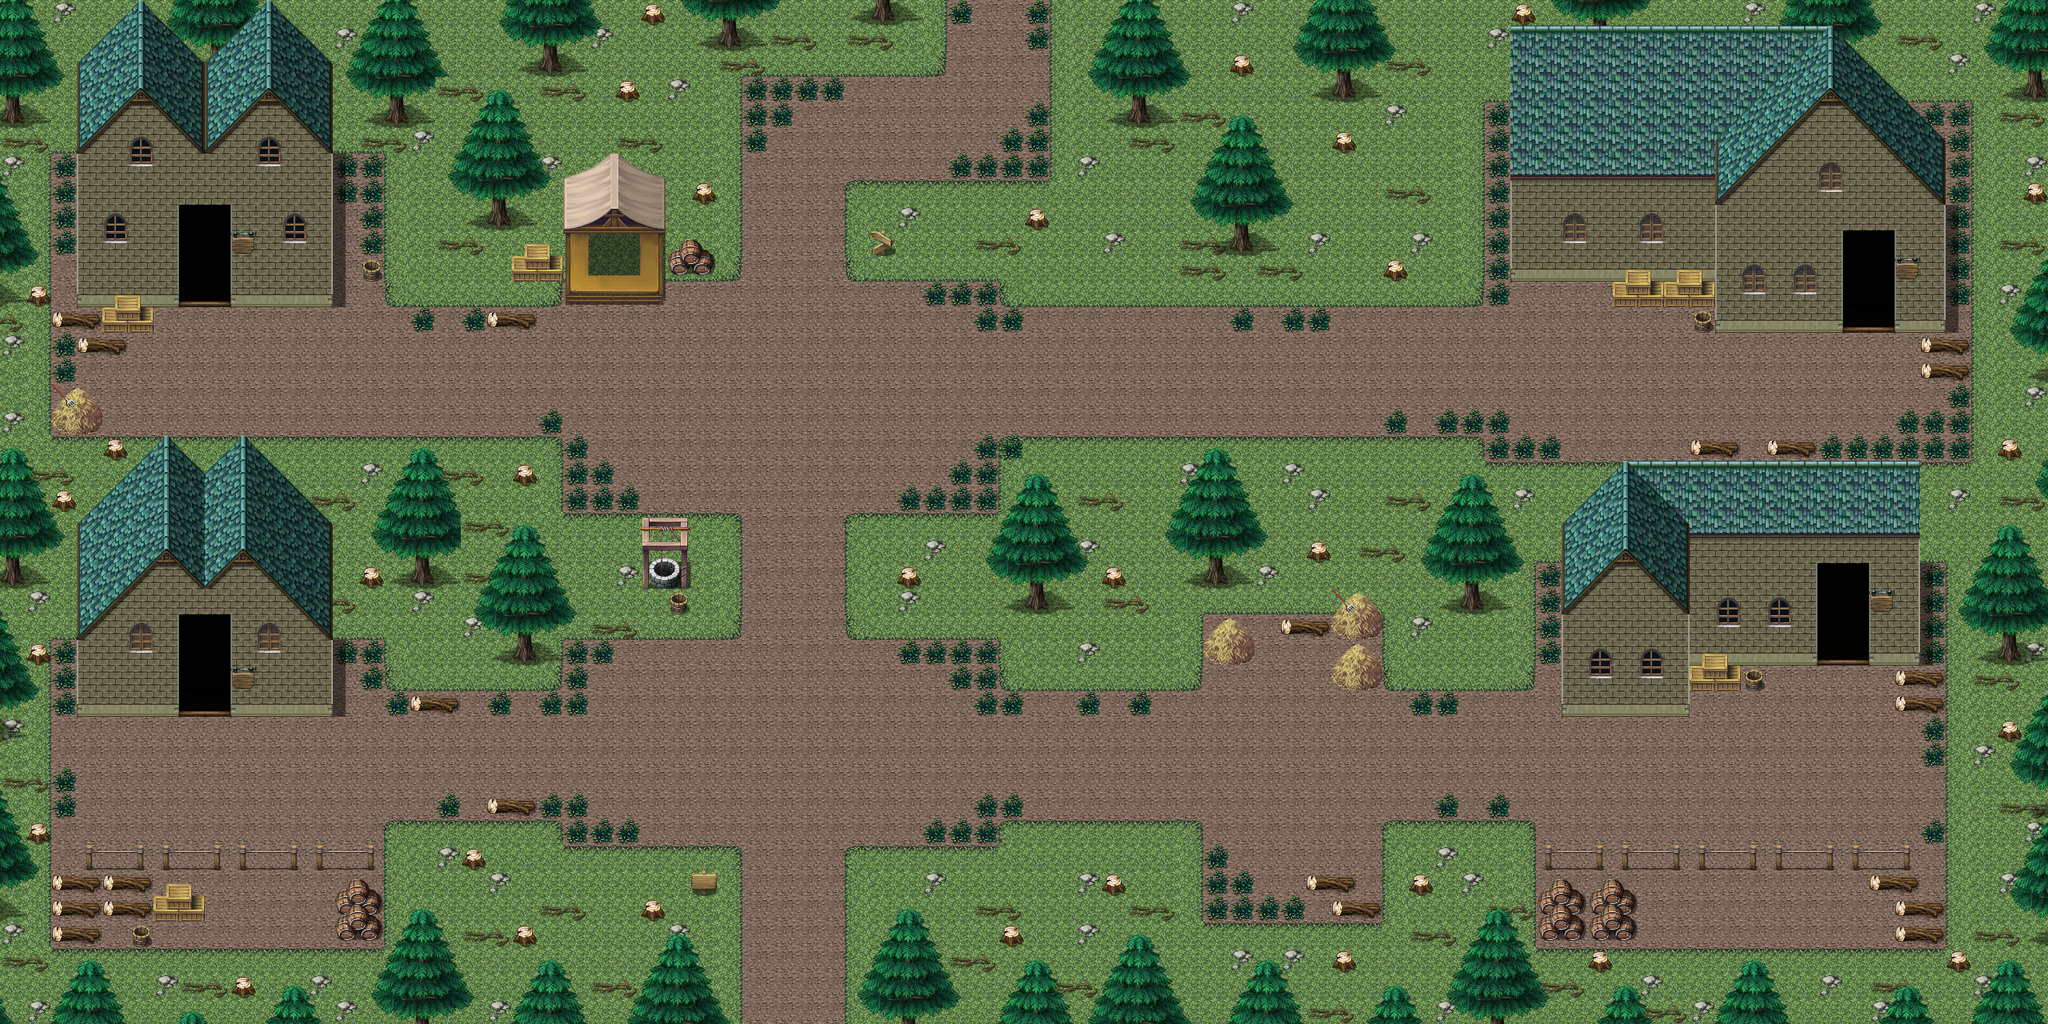

This game map was drawn from its Tiled (.tmx) file and the tilesets committed beside it. A one-line description and the trimmed map source follow:
An orthogonal 80x40 tile map with 32x32 px tiles, 11 tile layers (Tierra, Pasto, HojasRamas, SombraCasas, ...), 7 tilesets and 20 objects.

<map version="1.2" tiledversion="1.2.1" orientation="orthogonal" renderorder="right-down" width="80" height="40" tilewidth="32" tileheight="32" infinite="0" nextlayerid="21" nextobjectid="40">
 <tileset firstgid="1" name="VillageFloorTiles" tilewidth="32" tileheight="32" tilecount="96" columns="8">
  <image source="VillageFloorTiles.png" width="256" height="384" />
  <tile id="1">
   <properties>
    <property name="Material" value="Solido" />
   </properties>
  </tile>
  <tile id="8">
   <properties>
    <property name="Material" value="Solido" />
   </properties>
  </tile>
  <tile id="9">
   <properties>
    <property name="Material" value="Solido" />
   </properties>
  </tile>
  <tile id="10">
   <properties>
    <property name="Material" value="Solido" />
   </properties>
  </tile>
  <tile id="11">
   <properties>
    <property name="Material" value="Solido" />
   </properties>
  </tile>
  <tile id="16">
   <properties>
    <property name="Material" value="Solido" />
   </properties>
  </tile>
  <tile id="17">
   <properties>
    <property name="Material" value="Solido" />
   </properties>
  </tile>
  <tile id="18">
   <properties>
    <property name="Material" value="Solido" />
   </properties>
  </tile>
  <tile id="24">
   <properties>
    <property name="Material" value="Solido" />
   </properties>
  </tile>
  <tile id="25">
   <properties>
    <property name="Material" value="Solido" />
   </properties>
  </tile>
  <tile id="26">
   <properties>
    <property name="Material" value="Solido" />
   </properties>
  </tile>
 </tileset>
 <tileset firstgid="97" name="VillageRoof" tilewidth="32" tileheight="32" tilecount="256" columns="16">
  <image source="VillageRoof.png" width="512" height="512" />
 </tileset>
 <tileset firstgid="353" name="VillageRoof2" tilewidth="32" tileheight="32" tilecount="128" columns="8">
  <image source="VillageRoof2.png" width="256" height="512" />
 </tileset>
 <tileset firstgid="481" name="VillageWalls3" tilewidth="32" tileheight="32" tilecount="256" columns="16">
  <image source="VillageWalls3.png" width="512" height="512" />
  <tile id="10">
   <properties>
    <property name="Material" value="Solido" />
   </properties>
  </tile>
  <tile id="11">
   <properties>
    <property name="Material" value="Solido" />
   </properties>
  </tile>
  <tile id="12">
   <properties>
    <property name="Material" value="Solido" />
   </properties>
  </tile>
  <tile id="13">
   <properties>
    <property name="Material" value="Solido" />
   </properties>
  </tile>
  <tile id="26">
   <properties>
    <property name="Material" value="Solido" />
   </properties>
  </tile>
  <tile id="27">
   <properties>
    <property name="Material" value="Solido" />
   </properties>
  </tile>
  <tile id="28">
   <properties>
    <property name="Material" value="Solido" />
   </properties>
  </tile>
  <tile id="29">
   <properties>
    <property name="Material" value="Solido" />
   </properties>
  </tile>
  <tile id="76">
   <properties>
    <property name="Material" value="Solido" />
   </properties>
  </tile>
  <tile id="77">
   <properties>
    <property name="Material" value="Solido" />
   </properties>
  </tile>
  <tile id="78">
   <properties>
    <property name="Material" value="Solido" />
   </properties>
  </tile>
  <tile id="79">
   <properties>
    <property name="Material" value="Solido" />
   </properties>
  </tile>
  <tile id="92">
   <properties>
    <property name="Material" value="Solido" />
   </properties>
  </tile>
  <tile id="93">
   <properties>
    <property name="Material" value="Solido" />
   </properties>
  </tile>
  <tile id="94">
   <properties>
    <property name="Material" value="Solido" />
   </properties>
  </tile>
  <tile id="95">
   <properties>
    <property name="Material" value="Solido" />
   </properties>
  </tile>
  <tile id="108">
   <properties>
    <property name="Material" value="Solido" />
   </properties>
  </tile>
  <tile id="109">
   <properties>
    <property name="Material" value="Solido" />
   </properties>
  </tile>
  <tile id="110">
   <properties>
    <property name="Material" value="Solido" />
   </properties>
  </tile>
  <tile id="111">
   <properties>
    <property name="Material" value="Solido" />
   </properties>
  </tile>
  <tile id="120">
   <properties>
    <property name="Material" value="Solido" />
   </properties>
  </tile>
  <tile id="121">
   <properties>
    <property name="Material" value="Solido" />
   </properties>
  </tile>
  <tile id="122">
   <properties>
    <property name="Material" value="Solido" />
   </properties>
  </tile>
  <tile id="123">
   <properties>
    <property name="Material" value="Solido" />
   </properties>
  </tile>
  <tile id="124">
   <properties>
    <property name="Material" value="Solido" />
   </properties>
  </tile>
  <tile id="125">
   <properties>
    <property name="Material" value="Solido" />
   </properties>
  </tile>
  <tile id="126">
   <properties>
    <property name="Material" value="Solido" />
   </properties>
  </tile>
  <tile id="127">
   <properties>
    <property name="Material" value="Solido" />
   </properties>
  </tile>
  <tile id="136">
   <properties>
    <property name="Material" value="Solido" />
   </properties>
  </tile>
  <tile id="137">
   <properties>
    <property name="Material" value="Solido" />
   </properties>
  </tile>
  <tile id="138">
   <properties>
    <property name="Material" value="Solido" />
   </properties>
  </tile>
  <tile id="139">
   <properties>
    <property name="Material" value="Solido" />
   </properties>
  </tile>
  <tile id="140">
   <properties>
    <property name="Material" value="Solido" />
   </properties>
  </tile>
  <tile id="141">
   <properties>
    <property name="Material" value="Solido" />
   </properties>
  </tile>
  <tile id="142">
   <properties>
    <property name="Material" value="Solido" />
   </properties>
  </tile>
  <tile id="143">
   <properties>
    <property name="Material" value="Solido" />
   </properties>
  </tile>
  <tile id="152">
   <properties>
    <property name="Material" value="Solido" />
   </properties>
  </tile>
  <tile id="153">
   <properties>
    <property name="Material" value="Solido" />
   </properties>
  </tile>
  <tile id="154">
   <properties>
    <property name="Material" value="Solido" />
   </properties>
  </tile>
  <tile id="155">
   <properties>
    <property name="Material" value="Solido" />
   </properties>
  </tile>
  <tile id="156">
   <properties>
    <property name="Material" value="Solido" />
   </properties>
  </tile>
  <tile id="157">
   <properties>
    <property name="Material" value="Solido" />
   </properties>
  </tile>
  <tile id="158">
   <properties>
    <property name="Material" value="Solido" />
   </properties>
  </tile>
  <tile id="159">
   <properties>
    <property name="Material" value="Solido" />
   </properties>
  </tile>
  <tile id="162">
   <properties>
    <property name="Material" value="Solido" />
   </properties>
  </tile>
  <tile id="163">
   <properties>
    <property name="Material" value="Solido" />
   </properties>
  </tile>
  <tile id="170">
   <properties>
    <property name="Material" value="Solido" />
   </properties>
  </tile>
  <tile id="171">
   <properties>
    <property name="Material" value="Solido" />
   </properties>
  </tile>
  <tile id="173">
   <properties>
    <property name="Material" value="Solido" />
   </properties>
  </tile>
  <tile id="174">
   <properties>
    <property name="Material" value="Solido" />
   </properties>
  </tile>
  <tile id="175">
   <properties>
    <property name="Material" value="Solido" />
   </properties>
  </tile>
  <tile id="176">
   <properties>
    <property name="Material" value="Solido" />
   </properties>
  </tile>
  <tile id="177">
   <properties>
    <property name="Material" value="Solido" />
   </properties>
  </tile>
  <tile id="178">
   <properties>
    <property name="Material" value="Solido" />
   </properties>
  </tile>
  <tile id="179">
   <properties>
    <property name="Material" value="Solido" />
   </properties>
  </tile>
  <tile id="186">
   <properties>
    <property name="Material" value="Solido" />
   </properties>
  </tile>
  <tile id="187">
   <properties>
    <property name="Material" value="Solido" />
   </properties>
  </tile>
  <tile id="188">
   <properties>
    <property name="Material" value="Solido" />
   </properties>
  </tile>
  <tile id="192">
   <properties>
    <property name="Material" value="Solido" />
   </properties>
  </tile>
  <tile id="193">
   <properties>
    <property name="Material" value="Solido" />
   </properties>
  </tile>
  <tile id="194">
   <properties>
    <property name="Material" value="Solido" />
   </properties>
  </tile>
  <tile id="195">
   <properties>
    <property name="Material" value="Solido" />
   </properties>
  </tile>
  <tile id="203">
   <properties>
    <property name="Material" value="Solido" />
   </properties>
  </tile>
  <tile id="204">
   <properties>
    <property name="Material" value="Solido" />
   </properties>
  </tile>
 </tileset>
 <tileset firstgid="737" name="Props2" tilewidth="32" tileheight="32" tilecount="256" columns="16">
  <image source="Props2.png" width="512" height="512" />
  <tile id="13">
   <properties>
    <property name="Material" value="Solido" />
   </properties>
  </tile>
  <tile id="14">
   <properties>
    <property name="Material" value="Solido" />
   </properties>
  </tile>
  <tile id="15">
   <properties>
    <property name="Material" value="Solido" />
   </properties>
  </tile>
 </tileset>
 <tileset firstgid="993" name="VillageWalls5" tilewidth="32" tileheight="32" tilecount="288" columns="24">
  <image source="VillageWalls5.png" width="768" height="384" />
  <tile id="216">
   <properties>
    <property name="Material" value="Solido" />
   </properties>
  </tile>
  <tile id="217">
   <properties>
    <property name="Material" value="Solido" />
   </properties>
  </tile>
  <tile id="218">
   <properties>
    <property name="Material" value="Solido" />
   </properties>
  </tile>
  <tile id="240">
   <properties>
    <property name="Material" value="Solido" />
   </properties>
  </tile>
  <tile id="241">
   <properties>
    <property name="Material" value="Solido" />
   </properties>
  </tile>
  <tile id="242">
   <properties>
    <property name="Material" value="Solido" />
   </properties>
  </tile>
  <tile id="264">
   <properties>
    <property name="Material" value="Solido" />
   </properties>
  </tile>
  <tile id="265">
   <properties>
    <property name="Material" value="Solido" />
   </properties>
  </tile>
  <tile id="266">
   <properties>
    <property name="Material" value="Solido" />
   </properties>
  </tile>
 </tileset>
 <tileset firstgid="1281" name="Props1" tilewidth="32" tileheight="32" tilecount="256" columns="16">
  <image source="Props1.png" width="512" height="512" />
 </tileset>
 <layer id="1" name="Tierra" width="80" height="40">
  <data>[3200 cells, 3200 non-empty, 1 distinct tile ids]</data>
 </layer>
 <layer id="2" name="Pasto" width="80" height="40">
  <data>[3200 cells, 1663 non-empty, 6 distinct tile ids]</data>
 </layer>
 <layer id="3" name="HojasRamas" width="80" height="40">
  <data>[3200 cells, 249 non-empty, 3 distinct tile ids]</data>
 </layer>
 <layer id="4" name="SombraCasas" width="80" height="40">
  <data>[3200 cells, 18 non-empty, 1 distinct tile ids]</data>
 </layer>
 <layer id="5" name="Arboles" width="80" height="40">
  <data>[3200 cells, 734 non-empty, 30 distinct tile ids]</data>
 </layer>
 <layer id="6" name="Props1" width="80" height="40">
  <data>[3200 cells, 149 non-empty, 28 distinct tile ids]</data>
 </layer>
 <layer id="7" name="CasasPuesto" width="80" height="40">
  <data>[3200 cells, 365 non-empty, 32 distinct tile ids]</data>
 </layer>
 <layer id="8" name="Props2" width="80" height="40">
  <data>[3200 cells, 38 non-empty, 10 distinct tile ids]</data>
 </layer>
 <layer id="9" name="PuertasVentanas" width="80" height="40">
  <data>[3200 cells, 62 non-empty, 6 distinct tile ids]</data>
 </layer>
 <layer id="10" name="Techos2" width="80" height="40">
  <data>[3200 cells, 103 non-empty, 6 distinct tile ids]</data>
 </layer>
 <layer id="11" name="Techos1" width="80" height="40">
  <data>[3200 cells, 187 non-empty, 27 distinct tile ids]</data>
 </layer>
 <objectgroup id="12" name="NPC">
  <object id="3" x="831.5" y="256.5" width="67" height="127.5" />
 </objectgroup>
 <objectgroup id="13" name="Comida">
  <object id="1" x="737" y="319" width="63" height="32" />
 </objectgroup>
 <objectgroup id="14" name="Documento" />
 <objectgroup id="15" name="Puertas">
  <object id="5" x="223.5" y="256.5" width="64.5" height="126.5" />
  <object id="7" x="223.75" y="768.25" width="64" height="127.25" />
  <object id="9" x="2271.82" y="704" width="64.7273" height="128" />
  <object id="11" x="2304" y="288" width="63.5" height="127.25" />
 </objectgroup>
 <objectgroup id="16" name="1V4N" />
 <objectgroup id="17" name="Object Layer 6">
  <object id="15" x="630.108" y="413.92" width="73.8202" height="68.5473" />
  <object id="16" x="2095.97" y="437.648" width="65.9109" height="52.7287" />
  <object id="17" x="287.371" y="949.117" width="55.3651" height="58.0016" />
  <object id="18" x="2140.79" y="951.753" width="52.7287" height="58.0016" />
  <object id="19" x="1044.03" y="134.458" width="50.0923" height="52.7287" />
  <object id="20" x="1328.76" y="445.558" width="79.0931" height="73.8202" />
  <object id="21" x="1542.31" y="920.116" width="73.8202" height="73.8202" />
 </objectgroup>
 <objectgroup id="18" name="Object Layer 7">
  <object id="22" x="938.571" y="458.74" width="42.183" height="42.183" />
  <object id="23" x="137.095" y="949.117" width="34.2737" height="36.9101" />
  <object id="24" x="1874.51" y="928.025" width="42.183" height="44.8194" />
  <object id="25" x="1819.14" y="421.83" width="47.4558" height="50.0923" />
  <object id="26" x="311.099" y="435.012" width="42.183" height="52.7287" />
  <object id="27" x="957.026" y="841.023" width="60.638" height="68.5473" />
 </objectgroup>
 <objectgroup id="19" name="Object Layer 8">
  <object id="38" x="1221.21" y="24.2424" width="66.6667" height="54.5455" />
 </objectgroup>
</map>
